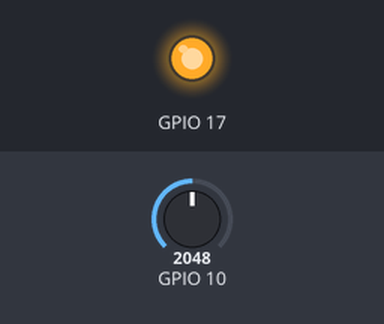
Recording of a sketch running on a simulated ESP32. Parts: output pins drawn as LEDs (lit = HIGH). The inputs (shaded band) are chosen by the test bench; at power-on: GPIO 10 = 2048. WiFi joins after 1.5 s; servers stay silent unless stated; uploads are accepted with an empty reply; the local clock reads 2024-03-15 10:24:30 at power-on unless the sketch sets it; random numbers use the default seed unless the sketch sets one; what the sketch prints to the serial monitor is not drawn.

Above: at 1.6 s.
At 4.2 s:
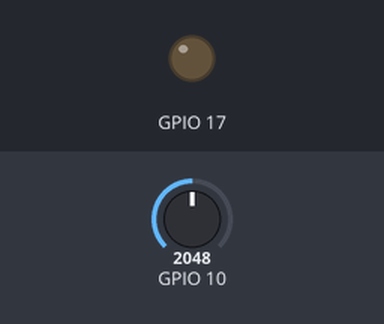
Timing chart, 0 to 8.3 s (numbered marks = the images above):
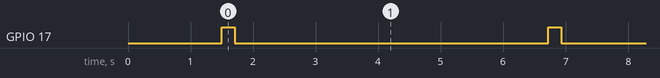

The sketch:

sketch_nov17a.ino
```cpp
// Definição da Classe Led

/*
class Led {
  private:
    int pino; // Atributo privado para guardar o número do pino

  public:
    // Construtor: recebe o pino ao criar o objeto
    Led(int numeroPino) {
      pino = numeroPino;
    }

    // Método para configurar o pino como saída
    void iniciar() {
      pinMode(pino, OUTPUT);
    }

    // Método para acender o LED
    void acender() {
      digitalWrite(pino, HIGH);
      Serial.println("Alô Mundo! LED Aceso.");
    }

    // Método para apagar o LED
    void apagar() {
      digitalWrite(pino, LOW);
      Serial.println("LED Apagado.");
    }
};

// Instanciação: cria o objeto 'meuLed' conectado ao pino 17
Led meuLed(17);

void setup() {
  // Inicia a comunicação serial
  Serial.begin(115200);

  // Chama o método de inicialização do objeto
  meuLed.iniciar();
}

void loop() {
  meuLed.acender(); // Acende o LED e imprime a mensagem
  delay(5000);      // Espera 1 segundo

  meuLed.apagar();  // Apaga o LED e imprime a mensagem
  delay(5000);      // Espera 1 segundo
}


*/

/*
  ============================================================
  VELOCÍMETRO DE RUÍDO - ESP32 + LED + WI-FI + API
  ============================================================
  O que este programa faz, em uma frase:
  a cada 5 segundos o LED acende, a placa sorteia um número de
  0 a 120 (o "ruído"), manda esse número pela internet para um
  site (a API) e o LED apaga.

  Três "bate-papos" explicam cada linha:
    [ELETRICO] -> o que acontece com a eletricidade e a placa
    [LED]      -> o que acontece com a luzinha
    [CODER]    -> o que a linha de código significa
  ============================================================
*/

// ============================================================
// BIBLIOTECAS (caixas de ferramentas prontas)
// ============================================================

#include <WiFi.h>              // [CODER] Traz as ferramentas para conectar no Wi-Fi. [ELETRICO] A ESP32 tem um minirrádio dentro dela; esta biblioteca liga e controla esse rádio.
#include <WiFiClientSecure.h>  // [CODER] Traz as ferramentas para conversar de forma segura (HTTPS, o "cadeadinho" dos sites). [ELETRICO] Os dados viajam embaralhados pelo ar.
#include <HTTPClient.h>        // [CODER] Traz as ferramentas para "visitar" um site e entregar um recado, igual um navegador faz, mas sem tela.
#include <time.h>              // [CODER] Traz as ferramentas para trabalhar com data e hora. [ELETRICO] A placa não tem relógio de pilha; ela precisa perguntar a hora para a internet.

#include <math.h>

// ============================================================
// CONFIGURAÇÕES (os dados que você pode mudar)
// ============================================================

const char* WIFI_SSID  = "F-30";        // [CODER] Guarda o NOME da rede Wi-Fi (o hotspot do celular). "const" = não muda durante o programa. [ELETRICO] É o nome que aparece na lista de redes do celular.
const char* WIFI_SENHA = "Domo@1234";   // [CODER] Guarda a SENHA do Wi-Fi. Troque pela sua. Não compartilhe este arquivo com a senha preenchida!
const char* URL_API    = "https://hushwave-lab-radar.lovable.app/api/public/insereruido"; // [CODER] O endereço do site que vai receber o ruído. Funciona como o "endereço da caixa de correio" onde a placa deixa o recado.
const char* COD_LAB    = "F-29";        // [CODER] O código do laboratório que está medindo. Vai junto no recado para a API saber de onde veio.

const unsigned long INTERVALO_ENVIO = 5000; // [CODER] O tempo de espera entre um envio e outro, em milissegundos (1000 ms = 1 segundo, então 5000 = 5 segundos). "unsigned long" é um número grande, sem negativo, ideal para contar tempo.

// ============================================================
// CLASSE LED (o "molde" de uma luzinha)
// ============================================================
// [CODER] Uma classe é como a planta de uma casa: descreve como
// uma coisa é e o que ela sabe fazer. Depois você constrói
// quantas casas (objetos) quiser a partir dessa planta.
// ============================================================

class Led {                       // [CODER] Começa a planta chamada "Led". Tudo entre as chaves { } abaixo pertence a ela.
  private:                        // [CODER] "private" = área reservada. Só a própria classe mexe no que está aqui dentro.
    int pino;                     // [CODER] Guarda um número inteiro: qual pino da placa o LED usa. [ELETRICO] Pino é a "perninha" metálica da placa por onde sai a eletricidade. [LED] É o pino ligado na perna do LED (através de um resistor).

  public:                         // [CODER] "public" = área aberta. O resto do programa pode usar o que está aqui.
    Led(int numeroPino) { pino = numeroPino; } // [CODER] CONSTRUTOR: roda uma vez, quando o LED é criado. Recebe o número do pino e o guarda na caixinha "pino". Pense em colar a etiqueta "este LED mora no pino X".

    void iniciar() { pinMode(pino, OUTPUT); }  // [CODER] Prepara o pino. "void" = só faz o trabalho, não devolve resposta. [ELETRICO] OUTPUT = SAÍDA: o pino vai ENVIAR eletricidade (e não ler). É como configurar uma torneira para soltar água. [LED] Sem esta linha o LED nunca acende direito.

    void acender() { digitalWrite(pino, HIGH); } // [CODER] Manda o pino para o nível alto. [ELETRICO] HIGH = o pino solta 3,3 volts (a "pressão" máxima de eletricidade desta placa). A corrente passa pelo resistor e pelo LED até o fio terra (GND). [LED] Corrente passando = o LED ACENDE.

    void apagar() { digitalWrite(pino, LOW); }   // [CODER] Manda o pino para o nível baixo. [ELETRICO] LOW = 0 volt; sem "pressão", a corrente para de passar. [LED] Sem corrente = o LED APAGA.
};                                // [CODER] Fecha a planta Led. O ponto e vírgula depois da chave é obrigatório em classes.

class Microfone {
  private:
    int pinoAnalogico;
    float offsetCalibracao; // Ajuste fino conforme seu módulo e ambiente

  public:
    Microfone(int pino, float offset = 45.0) {
      pinoAnalogico = pino;
      offsetCalibracao = offset;
    }

    void iniciar() {
      pinMode(pinoAnalogico, INPUT);
    }

    int lerDecibeis(int amostras) {
      if (amostras <= 0) {
        return 0;
      }

      int menorValor = 4095;
      int maiorValor = 0;

      for (int i = 0; i < amostras; i++) {
        int leitura = analogRead(pinoAnalogico);
        if (leitura < menorValor) {
          menorValor = leitura;
        }
        if (leitura > maiorValor) {
          maiorValor = leitura;
        }
      }

      int amplitude = maiorValor - menorValor;
      if (amplitude <= 1) {
        return 0;
      }

      // Converte amplitude em escala logarítmica (dB relativo/estimado)
      float db = 20.0 * log10((float)amplitude) + offsetCalibracao;

      if (db < 0.0) {
        db = 0.0;
      }

      return (int)round(db);
    }
};

Microfone meuMic(10); // Instanciação do microfone no pino 10

int gerarRuido() {
  return meuMic.lerDecibeis(20);
}

// ============================================================
// CLASSE ALIMENTAAPI (o "carteiro" que leva o ruído até o site)
// ============================================================

class AlimentaApi {               // [CODER] Começa a planta chamada "AlimentaApi". Ela sabe conectar no Wi-Fi, saber a hora, sortear o ruído e entregar o recado ao site.
  private:                        // [CODER] Área reservada: ferramentas internas do carteiro que o resto do programa não precisa ver.
    const char* url;              // [CODER] Caixinha para guardar o endereço do site.
    const char* codigoLab;        // [CODER] Caixinha para guardar o código do laboratório.
    int ultimoValor;              // [CODER] Caixinha para guardar o último ruído sorteado (número inteiro).

    int gerarRuido() {            // [CODER] Função que SORTEIA e DEVOLVE um número inteiro ("int" no começo diz que ela devolve um número).
      return ::gerarRuido();
      //return random(0, 121);      // [CODER] Sorteia de 0 até 120. O limite de cima (121) nunca sai, por isso usamos 121 para o 120 poder aparecer. "return" entrega o número sorteado para quem chamou a função. [ELETRICO] Aqui é só uma simulação; depois dá para trocar por um microfone de verdade.
    }                             // [CODER] Fecha a função gerarRuido.

    void conectarWifi() {         // [CODER] Função que conecta a placa no Wi-Fi.
      if (WiFi.status() == WL_CONNECTED) return; // [CODER] "Se JÁ estiver conectado, volte e não faça nada." WL_CONNECTED quer dizer "conectado". [ELETRICO] Evita religar o rádio sem necessidade.

      Serial.print("Conectando ao Wi-Fi"); // [CODER] Escreve o texto no Monitor Serial (a "telinha de conversa" no computador). "print" escreve sem pular linha. [ELETRICO] A placa fala com o computador pelo cabo USB.
      WiFi.begin(WIFI_SSID, WIFI_SENHA);   // [CODER] Manda a placa procurar a rede pelo nome e entrar com a senha. [ELETRICO] O minirrádio da ESP32 "bate na porta" do hotspot do celular e pede para entrar.
      while (WiFi.status() != WL_CONNECTED) { // [CODER] "ENQUANTO ainda não estiver conectado, repita o que está entre as chaves." (!= significa "diferente de")
        delay(500);               // [CODER] Espera meio segundo (500 ms) antes de olhar de novo. [ELETRICO] A placa fica "esperando a porta abrir".
        Serial.print(".");        // [CODER] Escreve um pontinho a cada tentativa, para você ver que está tentando.
      }                           // [CODER] Fecha o "enquanto". Ao sair daqui, a placa está conectada.
      Serial.println("\nWi-Fi conectado!"); // [CODER] Avisa que deu certo. "println" escreve e pula para a próxima linha. O "\n" pula uma linha antes do texto.
    }                             // [CODER] Fecha a função conectarWifi.

    // Sincroniza o relógio via NTP (Brasília = UTC-3, sem horário de verão)
    void sincronizarHorario() {   // [CODER] Função que pergunta a hora certa para a internet. [ELETRICO] A placa não tem bateria de relógio: quando desliga, esquece que horas são.
      configTime(-3 * 3600, 0, "pool.ntp.org", "time.nist.gov"); // [CODER] Diz à placa: "o fuso é -3 horas (Brasília; 3600 segundos = 1 hora), sem horário de verão (0), e pergunte a hora nestes dois servidores". NTP é o serviço da internet que informa a hora exata.

      struct tm agora;            // [CODER] Cria uma "ficha de data e hora" chamada "agora" (com dia, mês, ano, hora, minuto, segundo). "tm" é o formato padrão dessa ficha.
      Serial.print("Sincronizando horario"); // [CODER] Avisa no Monitor Serial que está buscando a hora.
      while (!getLocalTime(&agora, 1000)) { // [CODER] "Enquanto NÃO conseguir preencher a ficha com a hora (esperando até 1 segundo por tentativa), repita." O "!" significa "não".
        Serial.print(".");        // [CODER] Escreve um pontinho a cada tentativa.
      }                           // [CODER] Fecha o "enquanto". Ao sair, a placa já sabe a hora.
      Serial.println("\nHorario sincronizado!"); // [CODER] Avisa que o relógio da placa está certo.
    }                             // [CODER] Fecha a função sincronizarHorario.

    // Preenche data e hora nos formatos que a API espera
    bool obterDataHora(char* data, char* hora) { // [CODER] Função que pega a data e a hora atuais e escreve nos textos "data" e "hora". Devolve "true" (verdadeiro) se deu certo e "false" (falso) se falhou. "bool" = verdadeiro ou falso.
      struct tm agora;            // [CODER] Cria a ficha de data e hora.
      if (!getLocalTime(&agora, 2000)) return false; // [CODER] Tenta preencher a ficha (espera até 2 segundos). Se NÃO conseguir, devolve "false" e sai da função.

      strftime(data, 11, "%Y-%m-%d", &agora); // [CODER] Escreve a data em texto no formato ANO-MÊS-DIA, como a API quer (ex.: 2026-11-18). %Y = ano, %m = mês, %d = dia. O 11 é o tamanho máximo do texto (10 letras + 1 de fechamento).
      strftime(hora, 9,  "%H:%M:%S", &agora); // [CODER] Escreve a hora em texto no formato HORA:MINUTO:SEGUNDO (ex.: 14:46:00). O 9 é o tamanho máximo (8 letras + 1 de fechamento).
      return true;                // [CODER] Devolve "true": deu tudo certo.
    }                             // [CODER] Fecha a função obterDataHora.

  public:                         // [CODER] Área aberta: o que o resto do programa pode chamar.
    AlimentaApi(const char* endereco, const char* codigo) { // [CODER] CONSTRUTOR: roda quando o carteiro é criado; recebe o endereço do site e o código do laboratório.
      url = endereco;             // [CODER] Guarda o endereço na caixinha "url".
      codigoLab = codigo;         // [CODER] Guarda o código na caixinha "codigoLab".
      ultimoValor = 0;            // [CODER] Começa com o último ruído igual a zero.
    }                             // [CODER] Fecha o construtor.

    void iniciar() {              // [CODER] Prepara o carteiro; é chamada uma vez, no começo do programa.
      randomSeed(esp_random());   // [CODER] Dá uma "semente" ao sorteio para os números não repetirem a mesma ordem toda vez que a placa liga. [ELETRICO] esp_random() usa ruído elétrico do próprio chip, que é imprevisível, então o sorteio fica bem aleatório.
      conectarWifi();             // [CODER] Chama a função que conecta no Wi-Fi.
      sincronizarHorario();       // [CODER] Chama a função que acerta o relógio (só funciona depois de conectar, porque precisa da internet).
    }                             // [CODER] Fecha a função iniciar.

    bool enviar() {               // [CODER] A função principal do carteiro: sorteia o ruído e entrega ao site. Devolve "true" se o site aceitou.
      conectarWifi();             // [CODER] Antes de enviar, confere se o Wi-Fi ainda está conectado (se caiu, reconecta).

      char data[11];              // [CODER] Reserva espaço para o texto da data (10 letras + 1 de fechamento).
      char hora[9];               // [CODER] Reserva espaço para o texto da hora (8 letras + 1 de fechamento).
      if (!obterDataHora(data, hora)) { // [CODER] Pede a data e a hora. "Se NÃO conseguiu..."
        Serial.println("Falha ao obter data/hora. Envio cancelado."); // [CODER] ...avisa o problema no Monitor Serial...
        return false;             // [CODER] ...e desiste deste envio, devolvendo "false".
      }                           // [CODER] Fecha o "se".

      ultimoValor = gerarRuido(); // [CODER] Sorteia o ruído (0 a 120) e guarda na caixinha "ultimoValor".

      // Monta o JSON no formato exato da API
      String json = "{";          // [CODER] Cria um texto chamado "json" começando com "{". JSON é o jeito organizado de escrever um recado para computadores: como um formulário com campos e valores. A chave abre o formulário.
      json += "\"codigo_laboratorio\":\"" + String(codigoLab) + "\","; // [CODER] Acrescenta o campo do laboratório. O "+=" significa "cole isto no final do texto". As barras \" servem para escrever aspas dentro do texto. Fica: "codigo_laboratorio":"F-29",
      json += "\"ruido\":" + String(ultimoValor) + ",";               // [CODER] Acrescenta o campo do ruído, que é número (sem aspas). Fica: "ruido":87,
      json += "\"data\":\"" + String(data) + "\",";                   // [CODER] Acrescenta o campo da data. Fica: "data":"2026-11-18",
      json += "\"hora\":\"" + String(hora) + "\"";                    // [CODER] Acrescenta o campo da hora (o último campo não leva vírgula depois). Fica: "hora":"14:46:00"
      json += "}";                // [CODER] Fecha o formulário com a chave final. O recado está pronto!

      WiFiClientSecure cliente;   // [CODER] Cria o "telefone seguro" (HTTPS) que a placa usa para ligar para o site. [ELETRICO] Os dados saem pelo minirrádio, passam pelo celular e seguem para a internet.
      cliente.setInsecure();      // [CODER] Diz ao telefone para NÃO conferir a identidade do site. Simplifica o teste e a aula; em um produto de verdade o ideal é conferir o certificado.

      HTTPClient http;            // [CODER] Cria o "carteiro de navegador" que sabe entregar recados a sites.
      http.begin(cliente, url);   // [CODER] Diz ao carteiro: "use este telefone seguro para ir neste endereço".
      http.addHeader("Content-Type", "application/json"); // [CODER] Cola uma etiqueta no recado: "o conteúdo é JSON". Assim o site sabe como ler.

      int codigo = http.POST(json); // [CODER] ENTREGA o recado ao site (POST = "estou te mandando um dado novo"). O site responde com um número de status (200 = deu certo, 400 = recado errado, 500 = o site com problema). Esse número fica na caixinha "codigo". Aqui a placa espera a resposta, e por isso o LED fica aceso um tempinho.

      Serial.println("Enviado: " + json); // [CODER] Mostra no Monitor Serial exatamente o que foi enviado.
      Serial.print("HTTP: ");      // [CODER] Escreve "HTTP: " sem pular linha...
      Serial.println(codigo);      // [CODER] ...e em seguida o número de status que o site devolveu.

      if (codigo > 0) {           // [CODER] Se o número for maior que zero, é porque o site respondeu (números negativos indicam falha de conexão).
        Serial.println(http.getString()); // [CODER] Mostra o texto da resposta do site.
      }                           // [CODER] Fecha o "se".

      http.end();                 // [CODER] Encerra a ligação e libera a memória da placa. [ELETRICO] Como desligar o telefone depois da conversa.
      return (codigo >= 200 && codigo < 300); // [CODER] Devolve "true" se o status estiver entre 200 e 299 (família do "deu certo"); caso contrário, "false". O "&&" significa "E": as duas condições precisam ser verdadeiras.
    }                             // [CODER] Fecha a função enviar.

    int getUltimoValor() { return ultimoValor; } // [CODER] Função simples que devolve o último ruído sorteado, para o resto do programa poder consultar se quiser.
};                                // [CODER] Fecha a planta AlimentaApi.

// ============================================================
// OBJETOS (as "casas" construídas a partir das plantas)
// ============================================================

Led meuLed(17);                   // [CODER] Constrói um LED chamado "meuLed" ligado ao pino 17 (GPIO 17). [ELETRICO] GPIO = pino de uso geral da placa. Ligue assim: pino 17 -> resistor (220 a 330 ohms) -> perna LONGA do LED; perna CURTA do LED -> GND. O resistor protege o LED para não queimar com corrente demais. [LED] A perna longa é o positivo (ânodo).

AlimentaApi api(URL_API, COD_LAB); // [CODER] Constrói o carteiro "api", entregando a ele o endereço do site e o código do laboratório.

unsigned long ultimoEnvio = 0;    // [CODER] Caixinha que guarda o MOMENTO (em milissegundos desde que a placa ligou) do último envio. Serve como um cronômetro.

// ============================================================
// SETUP (roda UMA vez, quando a placa liga)
// ============================================================

void setup() {                    // [CODER] A função setup é obrigatória: a placa executa o que está aqui uma única vez, ao ligar ou ao apertar o botão RESET.
  Serial.begin(115200);           // [CODER] Liga a conversa com o computador a 115200 bits por segundo. O Monitor Serial precisa estar na MESMA velocidade, senão aparecem símbolos estranhos. [ELETRICO] É a "velocidade da fala" no cabo USB.
  meuMic.iniciar();

  meuLed.iniciar();               // [CODER] Prepara o pino 17 como saída. [LED] A luzinha fica pronta para ser comandada.
  api.iniciar();                  // [CODER] Prepara o carteiro: sorteio, Wi-Fi e relógio. Pode demorar alguns segundos até conectar.
  ultimoEnvio = millis() - INTERVALO_ENVIO; // [CODER] millis() diz quantos milissegundos se passaram desde que a placa ligou. Descontando o intervalo, o cronômetro "já venceu", e o primeiro envio sai imediatamente no loop, sem esperar 5 s.
}                                 // [CODER] Fecha o setup.

// ============================================================
// LOOP (roda para SEMPRE, sem parar)
// ============================================================

void loop() {                     // [CODER] A função loop também é obrigatória: quando termina, a placa a executa de novo, e de novo, infinitamente. [ELETRICO] É o "coração" que bate o tempo todo.
  if (millis() - ultimoEnvio >= INTERVALO_ENVIO) { // [CODER] Pergunta: "já passaram 5 segundos desde o último envio?" Agora menos o momento do último envio = quanto tempo se passou. Se for verdade, entra e executa o que está entre as chaves; se não, pula e volta ao começo do loop.

    meuLed.acender();             // [CODER] Passo 1: acende o LED. [ELETRICO] O pino 17 sobe para 3,3 V e a corrente passa. [LED] A luzinha ACENDE, avisando "estou enviando".
    api.enviar();                 // [CODER] Passo 2: sorteia o ruído, monta o recado e entrega ao site. [LED] Enquanto isso (1 a 3 segundos), o LED continua aceso.
    meuLed.apagar();              // [CODER] Passo 3: o envio terminou, então apaga o LED. [ELETRICO] O pino 17 volta a 0 V. [LED] A luzinha APAGA e fica apagada durante a espera.

    ultimoEnvio = millis();       // [CODER] Passo 4: anota o momento atual como "último envio", e o cronômetro dos 5 segundos recomeça AGORA, depois do envio. Por isso o LED fica realmente 5 segundos apagado.
  }                               // [CODER] Fecha o "se". Se ainda não deu 5 segundos, a placa só repete o loop (muito rápido) até chegar a hora. Não usamos delay() porque ele "congelaria" a placa; com millis() ela continua livre para outras tarefas.

  int ruido = gerarRuido();
  Serial.print("Ruído: ");
  Serial.print(ruido);
  Serial.println(" dB");
  delay(1000);      // Espera 1 segundo

}                                 // [CODER] Fecha o loop. A placa volta ao início dele e repete o ciclo: acende -> envia -> apaga -> espera 5 s -> acende...
```

Measured:
- by itself, GPIO 17: alternates HIGH for 0.21 s and LOW for 5.0 s
